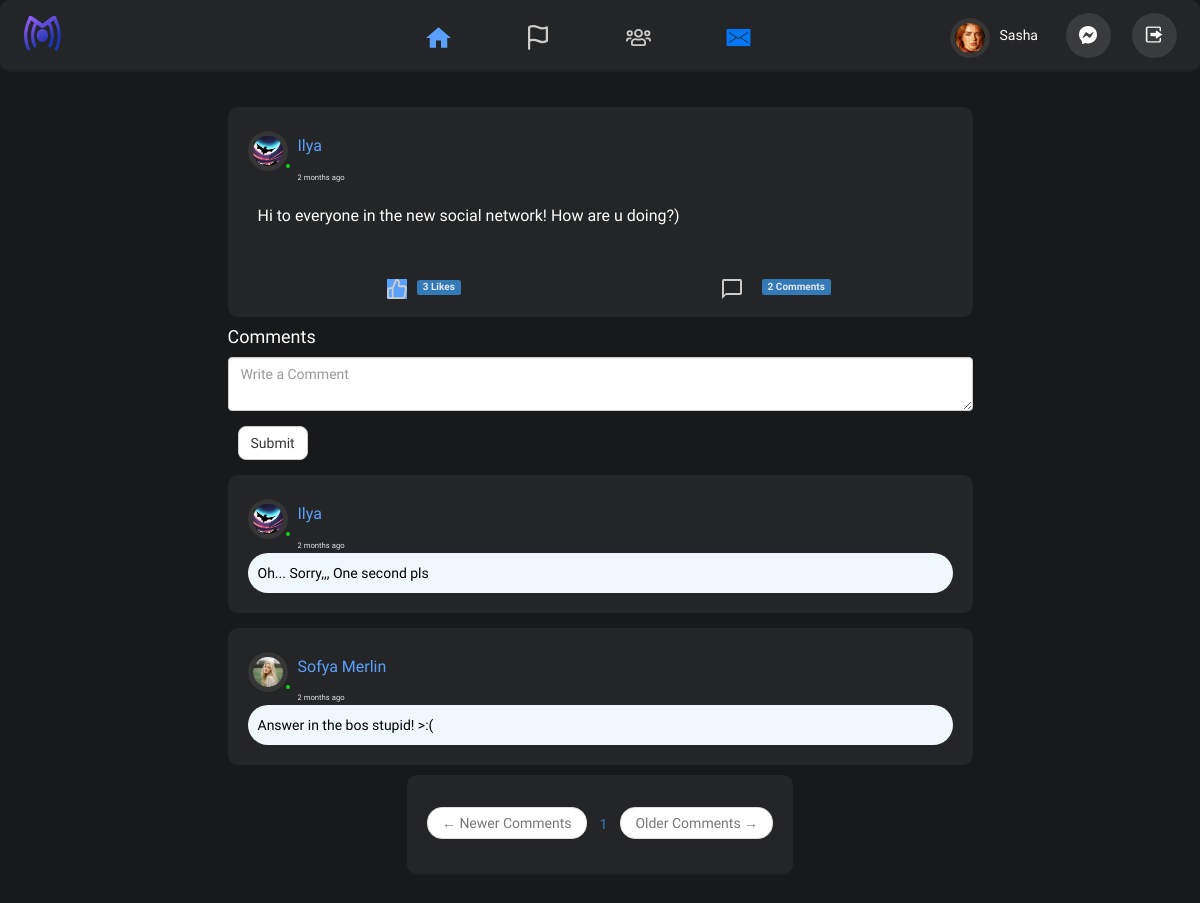
Screenshot of /post/1 (signed in) with the database file from the repository.
### flowmes/models.py (models this page shows, shortened)
class User(UserMixin, db.Model):
    id = db.Column(db.Integer, primary_key=True)
    f_name = db.Column(db.String(64), index=True, nullable=False)
    l_name = db.Column(db.String(64), index=True, nullable=False)
    username = db.Column(db.String(128), index=True, nullable=False)
    dob = db.Column(db.DateTime, nullable=True, index=True)
    gender = db.Column(db.String(6), index=True, nullable=True)
    email = db.Column(db.String(120), index=True, unique=True, nullable=False)
    password_hash = db.Column(db.String(128))
    cover_image = db.Column(db.String(20), default='default.jpeg')
    profile_image = db.Column(db.String(20), default='default.jpg')
    story_image = db.Column(db.String(20))
    about_me = db.Column(db.String(140), default='No Bio')
    last_seen = db.Column(db.DateTime, default=datetime.utcnow)
    school = db.Column(db.String(140), default="No data")
    hometown = db.Column(db.String(140), default="No data")
    location = db.Column(db.String(140), default="No data")
    relationship = db.Column(db.String(140), default="No data")
    posts = db.relationship('Post', backref='author', lazy='dynamic')
    stories = db.relationship('Story', backref='author', lazy='dynamic')
    comments = db.relationship('Comment', backref='author', lazy='dynamic')
    likes = db.relationship('Like', backref='author', lazy='dynamic')
    followed = db.relationship(
        'User', secondary=followers,
        primaryjoin=(followers.c.follower_id == id),
        secondaryjoin=(followers.c.followed_id == id),
        backref=db.backref('followers', lazy='dynamic'), lazy='dynamic')
    messages_sent = db.relationship('Message',
                                    foreign_keys='Message.sender_id',
                                    backref='author', lazy='dynamic')
    messages_received = db.relationship('Message',
                                        foreign_keys='Message.recipient_id',
                                        backref='recipient', lazy='dynamic')
    last_message_read_time = db.Column(db.DateTime)
    def new_messages(self):
        last_read_time = self.last_message_read_time or datetime(1900, 1, 1)
        return Message.query.filter_by(recipient=self).filter(
            Message.timestamp > last_read_time).count()
    def has_liked_post(self, post):
        return Like.query.filter(
            Like.author_id == self.id,
            Like.post_id == post.id).count() > 0

class Post(db.Model):
    id = db.Column(db.Integer, primary_key=True)
    body = db.Column(db.String(140))
    post_image = db.Column(db.String(20))
    timestamp = db.Column(db.DateTime, index=True, default=datetime.utcnow)
    user_id = db.Column(db.Integer, db.ForeignKey('user.id'))
    comments = db.relationship('Comment', backref='post', lazy='dynamic')
    likes = db.relationship('Like', backref='post', lazy='dynamic')

class Comment(db.Model):
    id = db.Column(db.Integer, primary_key=True)
    body = db.Column(db.String(140))
    timestamp = db.Column(db.DateTime, index=True, default=datetime.utcnow)
    author_id = db.Column(db.Integer, db.ForeignKey('user.id'))
    post_id = db.Column(db.Integer, db.ForeignKey('post.id'))

### flowmes/routes.py (the view, shortened to what this page needs)
@app.route('/post/<int:id>', methods=['GET', 'POST'])
@login_required
def post(id):
    post = Post.query.get_or_404(id)
    form = CommentForm()
    page = request.args.get('page', 1, type=int)
    comments = Comment.query.filter_by(post_id=post.id).order_by(Comment.timestamp.desc()).paginate(
        page, app.config['POSTS_PER_PAGE'], False)
    next_url = url_for('post', page=comments.next_num) \
        if comments.has_next else None
    prev_url = url_for('post', page=comments.prev_num) \
        if comments.has_prev else None
    return render_template('post.html', form=form, post=post, comments=comments, next_url=next_url, prev_url=prev_url, title='Post' + str(post.id))

### flowmes/forms.py
class CommentForm(FlaskForm):
    comment = TextAreaField('comment', validators=[
        DataRequired(), Length(min=1, max=140)], render_kw={"placeholder": "Write a Comment"})
    submit = SubmitField('Submit')

### flowmes/models.py (called while the page is built)
@login.user_loader
def load_user(id):
    return User.query.get(int(id))

### flowmes/routes.py (called while the page is built)
@app.before_request
def before_request():
    if current_user.is_authenticated:
        current_user.last_seen = datetime.utcnow()
        db.session.commit()

### flowmes/templates/post.html (shortened to what this page needs)
{% extends "base.html" %}
{% import 'bootstrap/wtf.html' as wtf %}
{% block styles %}
{{super()}}
{% endblock %}
{% block app_content %}
 <div class="wrapper">
    <div class="posts">
        <div class="timeline">
            {% include '_post.html' %}
        </div>
<h4 id="comments">Comments</h4>
<div class="comment-form">
    {{ wtf.quick_form(form) }}
</div>
{% include '_comment.html' %}
    <div style="padding: 10px; display:flex; justify-content :center">
        <nav aria-label="...">
            <ul class="pager">
                <li class="previous{% if not prev_url %} disabled{% endif %}">
                    <a href="{{ prev_url or '#' }}">
                        <span aria-hidden="true">&larr;</span> Newer Comments
                    </a>
                </li>
                {% for page_num in comments.iter_pages(left_edge=1, right_edge=1, left_current=1, right_current=2) %}
                    {% if page_num %}
                    {% if comments.page_num == page_num %}
                        <a class="btn btn-info mb-4 active" href="{{ url_for('index', page=page_num)}}">{{page_num}}</a>
                    {% else %}
                    <a class="btn btn-outline-info mb-4" href="{{ url_for('index', page=page_num)}}">{{page_num}}</a>
                    {% endif %}
                    {% else  %}
                        ...
                    {% endif %}
                {% endfor %}
                <li class="next{% if not next_url %} disabled{% endif %}">
                    <a href="{{ next_url or '#' }}">
                        Older Comments <span aria-hidden="true">&rarr;</span>
                    </a>
                </li>
            </ul>
        </nav>
    </div>
    </div>
</div>
{% endblock %}

### flowmes/templates/base.html (shortened to what this page needs)
{% extends 'bootstrap/base.html' %}
{% block head %}
{{super()}}
{% endblock %}
{% block styles %}
{{super()}}
    <link rel="stylesheet" href="{{url_for('static', filename='css/owl.theme.default.css')}}">
    <link rel="stylesheet" href="{{url_for('static', filename='css/owl.carousel.min.css')}}">
    <link rel="stylesheet" href="{{url_for('static', filename='css/style.css')}}">
{% endblock %}
{% block navbar %}
    {% if current_user.is_authenticated %}
    <nav class="desktop-nav">
        <div class="left-side">
            <div class="logo">
                <a href="{{url_for('index')}}"><img src="{{url_for('static', filename='img/icons/flowmes.svg')}}" alt="" title='FlowMes'></a>
            </div>
        </div>
        <a href="{{url_for('index')}}">
        <div class="tabs">
            <div class="tab-icon {{'active' if active_page == 'index' }}">
                <div class="icon">
                    <img src="{{url_for('static', filename='img/icons/home.svg')}}" alt="" title="Home">
                </div>
            </div>
        </a>
            <a href="{{url_for('explore')}}">
            <div class="tab-icon {{'active' if active_page == 'explore' }}">
                <div class="icon">
                    <img src="{{url_for('static', filename='img/icons/flag.svg')}}" alt="" title="Explore" >
                </div>
            </div>
            </a>
            <a href="{{url_for('users')}}">
            <div class="tab-icon {{'active' if active_page == 'users' }}">
                <div class="icon">
                    <img src="{{url_for('static', filename='img/icons/users.svg')}}" alt="" title="Users">
                </div>
            </div>
            </a>
            <a href="{{url_for('messaging')}}">
            <div class="tab-icon {{'active' if active_page == 'messaging' }}">
                <div class="icon">
                    <img src="{{url_for('static', filename='img/icons/chat.png')}}" alt="" title="Messaging">
                </div>
            </div>
        </a>
        <div class="right-side">
            <a href="{{url_for('user', username=current_user.username)}}">
            <div class="user {{'active' if active_page == 'profile' }}">
                <div class="profile">
                    <img src="{{url_for('static', filename='img/avatar/' + current_user.profile_image)}}" alt="" title="Profile">
                </div>
                <h4>{{ current_user.f_name }}</h4>
            </div>
            </a>
            <a href="{{ url_for('messages') }}">
            <div class="user-icons">
                <div class="icon {{'active' if active_page == 'chat' }}">
                    <img src="{{url_for('static', filename='img/icons/messenger.svg')}}" alt="" title="Chat">
                    {% set new_messages = current_user.new_messages() %}
                </div>
            </div>
            </a>
           <a href="{{url_for('logout')}}"> <div class="user-icons">
                <div class="icon">
                    <img src="{{url_for('static', filename='img/icons/logout.png')}}" alt="" title="Logout">
                </div>
            </div></a>
        </div>
    </nav>
    {% endif %}
{% endblock %}
{% block content %}
    {% block app_content %}{% endblock %}
{% endblock %}

### flowmes/templates/_post.html (shortened to what this page needs)
<div class="view view-post-container smaller-margin">
    <div class="view-post">
        <div class="upper">
            <div class="d-flex">
                <div class="user">
                    <div class="profile">
                       <a href="{{url_for('user', username=post.author.username)}}">
                           <img src="{{url_for('static', filename='img/avatar/' + post.author.profile_image)}}" alt=""> </a>
                    </div>
                </div>
                <div class="info">
                    <h6 class="name">
                       <a href="{{url_for('user', username=post.author.username)}}"> {{ post.author.f_name }} {{ post.author.l_name }} </a>
                    </h6>
                    <span class="time">{{moment(post.timestamp).fromNow()}}</span>
                </div>
            </div>
        </div>
        <div class="desc">
            <p> {{ post.body }}</p>
        </div>
        <br>
        <div class="actions-container">
            <div class="action">
                <div class="icon">
                    {% if current_user.has_liked_post(post) %}
                <a href="{{ url_for('like_action', post_id=post.id, action='unlike') }}"><img src="{{url_for('static', filename='img/icons/thumbs-up.svg')}}" alt="" style="background-color: var(--border);"></a>
  {% else %}
    <a href="{{ url_for('like_action', post_id=post.id, action='like') }}"><img src="{{url_for('static', filename='img/icons/thumbs-up.svg')}}" alt=""></a>
  {% endif %}
                </div>
                <span class="label label-primary">
                    {% if post.likes.count() == 1 %}
                    {{ post.likes.count() }} Like
                    {%else %}
                    {{ post.likes.count() }} likes
                    {%endif %}
                </span>
            </div>
            <div class="action">
                <a href="{{ url_for('post', id=post.id) }}">
                <div class="icon">
                    <img src="{{url_for('static', filename='img/icons/comment.svg')}}" alt="">
                </div>
                </a>
                <span>
                    <a href="{{ url_for('post', id=post.id) }}">
                        <span class="label label-primary">
                            {% if post.comments.count() == 1 %}
                    {{ post.comments.count() }} Comment
                    {%else %}
                    {{ post.comments.count() }} Comments
                    {%endif %}
                        </span>
                    </a>
                </span>
            </div>
        </div>
    </div>
</div>

### flowmes/templates/_comment.html
{% for comment in comments.items%}
<div class="view view-post-container smaller-margin">
    <div class="view-post">
        <div class="upper">
            <div class="d-flex">
                <div class="user">
                    <div class="profile">
                       <a href="{{ url_for('user', username=comment.author.username) }}">
                           <img src="{{url_for('static', filename='img/avatar/' + comment.author.profile_image)}}" alt=""> </a>
                    </div>
                </div>
                <div class="info">
                    <h6 class="name">
                       <a href="{{url_for('user', username=comment.author.username)}}"> {{ comment.author.f_name }} {{ comment.author.l_name }} </a>
                    </h6>
                    <span class="time">{{ moment(comment.timestamp).fromNow() }}</span>
                </div>
            </div>
        </div>
        <div class="des">
            {{ comment.body }}
        </div>
    </div>
</div>
{% endfor %}

### flowmes/templates/post.html (style rules this page uses)
body { color: white; }
.des { background-color: aliceblue; border-radius: 40px; color: black; padding: 10px; }

### rows the page displays
User: profile_image (picture), f_name "Sasha"
User: profile_image (picture), author.f_name "Ilya"
Post: timestamp "2 months ago", body "Hi to everyone in the new social network! How are u doing?)"
Comment: profile_image (picture), author.f_name "Ilya", timestamp "2 months ago", body "Oh... Sorry,,, One second pls"
Comment: profile_image (picture), author.f_name "Sofya", author.l_name "Merlin", timestamp "2 months ago", body "Answer in the bos stupid! >:("

### other values shown
{{ post.likes.count() }} "3"
{{ post.comments.count() }} "2"
{{ page_num }} "1"
